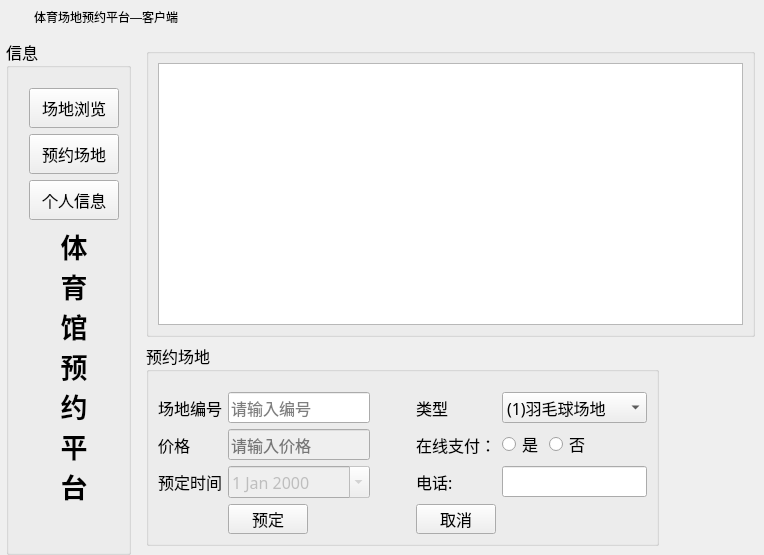
<?xml version="1.0" encoding="UTF-8"?>
<ui version="4.0">
 <class>CustomerWindget</class>
 <widget class="QWidget" name="CustomerWindget">
  <property name="geometry">
   <rect>
    <x>0</x>
    <y>0</y>
    <width>764</width>
    <height>555</height>
   </rect>
  </property>
  <property name="windowTitle">
   <string>Form</string>
  </property>
  <layout class="QVBoxLayout" name="verticalLayout_13">
   <property name="leftMargin">
    <number>0</number>
   </property>
   <property name="topMargin">
    <number>0</number>
   </property>
   <property name="rightMargin">
    <number>0</number>
   </property>
   <property name="bottomMargin">
    <number>0</number>
   </property>
   <item>
    <layout class="QVBoxLayout" name="verticalLayout_12">
     <item>
      <widget class="QWidget" name="widget_title" native="true">
       <property name="sizePolicy">
        <sizepolicy hsizetype="Preferred" vsizetype="Maximum">
         <horstretch>0</horstretch>
         <verstretch>0</verstretch>
        </sizepolicy>
       </property>
       <property name="minimumSize">
        <size>
         <width>100</width>
         <height>33</height>
        </size>
       </property>
       <property name="mouseTracking">
        <bool>false</bool>
       </property>
       <layout class="QHBoxLayout" name="horizontalLayout_5" stretch="0,0,0">
        <property name="spacing">
         <number>4</number>
        </property>
        <property name="sizeConstraint">
         <enum>QLayout::SetNoConstraint</enum>
        </property>
        <property name="leftMargin">
         <number>0</number>
        </property>
        <property name="topMargin">
         <number>0</number>
        </property>
        <property name="rightMargin">
         <number>0</number>
        </property>
        <property name="bottomMargin">
         <number>0</number>
        </property>
        <item>
         <widget class="QLabel" name="lab_Ico">
          <property name="sizePolicy">
           <sizepolicy hsizetype="Minimum" vsizetype="Preferred">
            <horstretch>0</horstretch>
            <verstretch>0</verstretch>
           </sizepolicy>
          </property>
          <property name="minimumSize">
           <size>
            <width>30</width>
            <height>0</height>
           </size>
          </property>
          <property name="text">
           <string/>
          </property>
          <property name="alignment">
           <set>Qt::AlignCenter</set>
          </property>
         </widget>
        </item>
        <item>
         <widget class="QLabel" name="lab_Title">
          <property name="sizePolicy">
           <sizepolicy hsizetype="Expanding" vsizetype="Preferred">
            <horstretch>0</horstretch>
            <verstretch>0</verstretch>
           </sizepolicy>
          </property>
          <property name="styleSheet">
           <string notr="true">font: 10pt &quot;微软雅黑&quot;;</string>
          </property>
          <property name="text">
           <string>体育场地预约平台—客户端</string>
          </property>
          <property name="alignment">
           <set>Qt::AlignLeading|Qt::AlignLeft|Qt::AlignVCenter</set>
          </property>
         </widget>
        </item>
        <item>
         <widget class="QWidget" name="widget_menu" native="true">
          <property name="sizePolicy">
           <sizepolicy hsizetype="Minimum" vsizetype="Preferred">
            <horstretch>0</horstretch>
            <verstretch>0</verstretch>
           </sizepolicy>
          </property>
          <layout class="QHBoxLayout" name="horizontalLayout_6">
           <property name="spacing">
            <number>0</number>
           </property>
           <property name="leftMargin">
            <number>0</number>
           </property>
           <property name="topMargin">
            <number>0</number>
           </property>
           <property name="rightMargin">
            <number>0</number>
           </property>
           <property name="bottomMargin">
            <number>0</number>
           </property>
           <item>
            <widget class="QPushButton" name="btnMenu">
             <property name="sizePolicy">
              <sizepolicy hsizetype="Minimum" vsizetype="Expanding">
               <horstretch>0</horstretch>
               <verstretch>0</verstretch>
              </sizepolicy>
             </property>
             <property name="minimumSize">
              <size>
               <width>31</width>
               <height>0</height>
              </size>
             </property>
             <property name="cursor">
              <cursorShape>ArrowCursor</cursorShape>
             </property>
             <property name="focusPolicy">
              <enum>Qt::NoFocus</enum>
             </property>
             <property name="toolTip">
              <string>菜单</string>
             </property>
             <property name="text">
              <string/>
             </property>
             <property name="flat">
              <bool>true</bool>
             </property>
            </widget>
           </item>
           <item>
            <widget class="QPushButton" name="btnMenu_Min">
             <property name="sizePolicy">
              <sizepolicy hsizetype="Minimum" vsizetype="Expanding">
               <horstretch>0</horstretch>
               <verstretch>0</verstretch>
              </sizepolicy>
             </property>
             <property name="minimumSize">
              <size>
               <width>31</width>
               <height>0</height>
              </size>
             </property>
             <property name="cursor">
              <cursorShape>ArrowCursor</cursorShape>
             </property>
             <property name="focusPolicy">
              <enum>Qt::NoFocus</enum>
             </property>
             <property name="toolTip">
              <string>最小化</string>
             </property>
             <property name="text">
              <string/>
             </property>
             <property name="flat">
              <bool>true</bool>
             </property>
            </widget>
           </item>
           <item>
            <widget class="QPushButton" name="btnMenu_Max">
             <property name="sizePolicy">
              <sizepolicy hsizetype="Minimum" vsizetype="Expanding">
               <horstretch>0</horstretch>
               <verstretch>0</verstretch>
              </sizepolicy>
             </property>
             <property name="minimumSize">
              <size>
               <width>31</width>
               <height>0</height>
              </size>
             </property>
             <property name="cursor">
              <cursorShape>ArrowCursor</cursorShape>
             </property>
             <property name="focusPolicy">
              <enum>Qt::NoFocus</enum>
             </property>
             <property name="toolTip">
              <string>最大化</string>
             </property>
             <property name="text">
              <string/>
             </property>
             <property name="flat">
              <bool>true</bool>
             </property>
            </widget>
           </item>
           <item>
            <widget class="QPushButton" name="btnMenu_Close">
             <property name="sizePolicy">
              <sizepolicy hsizetype="Minimum" vsizetype="Expanding">
               <horstretch>0</horstretch>
               <verstretch>0</verstretch>
              </sizepolicy>
             </property>
             <property name="minimumSize">
              <size>
               <width>40</width>
               <height>0</height>
              </size>
             </property>
             <property name="cursor">
              <cursorShape>ArrowCursor</cursorShape>
             </property>
             <property name="focusPolicy">
              <enum>Qt::NoFocus</enum>
             </property>
             <property name="toolTip">
              <string>关闭</string>
             </property>
             <property name="text">
              <string/>
             </property>
             <property name="flat">
              <bool>true</bool>
             </property>
            </widget>
           </item>
          </layout>
         </widget>
        </item>
       </layout>
      </widget>
     </item>
     <item>
      <layout class="QHBoxLayout" name="horizontalLayout_7">
       <item>
        <spacer name="horizontalSpacer_9">
         <property name="orientation">
          <enum>Qt::Horizontal</enum>
         </property>
         <property name="sizeType">
          <enum>QSizePolicy::Maximum</enum>
         </property>
         <property name="sizeHint" stdset="0">
          <size>
           <width>6</width>
           <height>20</height>
          </size>
         </property>
        </spacer>
       </item>
       <item>
        <layout class="QHBoxLayout" name="horizontalLayout_4">
         <item>
          <widget class="QGroupBox" name="groupBox">
           <property name="font">
            <font>
             <family>楷体</family>
             <pointsize>12</pointsize>
            </font>
           </property>
           <property name="title">
            <string>信息</string>
           </property>
           <layout class="QVBoxLayout" name="verticalLayout_2">
            <property name="leftMargin">
             <number>20</number>
            </property>
            <property name="topMargin">
             <number>20</number>
            </property>
            <item>
             <layout class="QVBoxLayout" name="verticalLayout">
              <item>
               <widget class="QPushButton" name="pbnvenuePicture">
                <property name="minimumSize">
                 <size>
                  <width>90</width>
                  <height>40</height>
                 </size>
                </property>
                <property name="cursor">
                 <cursorShape>OpenHandCursor</cursorShape>
                </property>
                <property name="text">
                 <string>场地浏览</string>
                </property>
               </widget>
              </item>
              <item>
               <widget class="QPushButton" name="punvenue">
                <property name="minimumSize">
                 <size>
                  <width>90</width>
                  <height>40</height>
                 </size>
                </property>
                <property name="cursor">
                 <cursorShape>OpenHandCursor</cursorShape>
                </property>
                <property name="text">
                 <string>预约场地</string>
                </property>
               </widget>
              </item>
              <item>
               <widget class="QPushButton" name="pbnGuest">
                <property name="minimumSize">
                 <size>
                  <width>90</width>
                  <height>40</height>
                 </size>
                </property>
                <property name="cursor">
                 <cursorShape>OpenHandCursor</cursorShape>
                </property>
                <property name="text">
                 <string>个人信息</string>
                </property>
               </widget>
              </item>
              <item>
               <spacer name="verticalSpacer_2">
                <property name="orientation">
                 <enum>Qt::Vertical</enum>
                </property>
                <property name="sizeType">
                 <enum>QSizePolicy::Maximum</enum>
                </property>
                <property name="sizeHint" stdset="0">
                 <size>
                  <width>28</width>
                  <height>60</height>
                 </size>
                </property>
               </spacer>
              </item>
              <item>
               <widget class="QLabel" name="label_14">
                <property name="font">
                 <font>
                  <pointsize>20</pointsize>
                  <weight>75</weight>
                  <bold>true</bold>
                 </font>
                </property>
                <property name="text">
                 <string>体
育
馆
预
约
平
台
</string>
                </property>
                <property name="textFormat">
                 <enum>Qt::PlainText</enum>
                </property>
                <property name="alignment">
                 <set>Qt::AlignCenter</set>
                </property>
               </widget>
              </item>
              <item>
               <spacer name="verticalSpacer">
                <property name="orientation">
                 <enum>Qt::Vertical</enum>
                </property>
                <property name="sizeHint" stdset="0">
                 <size>
                  <width>20</width>
                  <height>40</height>
                 </size>
                </property>
               </spacer>
              </item>
             </layout>
            </item>
           </layout>
          </widget>
         </item>
         <item>
          <widget class="QStackedWidget" name="stackedWidget">
           <property name="currentIndex">
            <number>0</number>
           </property>
           <widget class="QWidget" name="page">
            <layout class="QVBoxLayout" name="verticalLayout_11">
             <item>
              <layout class="QVBoxLayout" name="verticalLayout_5">
               <item>
                <widget class="QGroupBox" name="groupBox_2">
                 <property name="title">
                  <string/>
                 </property>
                 <layout class="QVBoxLayout" name="verticalLayout_3">
                  <item>
                   <widget class="QTableView" name="tableViewvenueInfo"/>
                  </item>
                 </layout>
                </widget>
               </item>
               <item>
                <layout class="QHBoxLayout" name="horizontalLayout">
                 <item>
                  <widget class="QGroupBox" name="groupBox_3">
                   <property name="font">
                    <font>
                     <family>楷体</family>
                     <pointsize>12</pointsize>
                    </font>
                   </property>
                   <property name="title">
                    <string>预约场地</string>
                   </property>
                   <layout class="QVBoxLayout" name="verticalLayout_4">
                    <property name="topMargin">
                     <number>20</number>
                    </property>
                    <item>
                     <layout class="QGridLayout" name="gridLayout">
                      <item row="0" column="0">
                       <widget class="QLabel" name="label">
                        <property name="text">
                         <string>场地编号</string>
                        </property>
                       </widget>
                      </item>
                      <item row="0" column="1">
                       <widget class="QLineEdit" name="letNo">
                        <property name="placeholderText">
                         <string>请输入编号</string>
                        </property>
                       </widget>
                      </item>
                      <item row="0" column="3">
                       <widget class="QLabel" name="label_4">
                        <property name="text">
                         <string>类型</string>
                        </property>
                       </widget>
                      </item>
                      <item row="1" column="0">
                       <widget class="QLabel" name="label_2">
                        <property name="text">
                         <string>价格</string>
                        </property>
                       </widget>
                      </item>
                      <item row="1" column="1">
                       <widget class="QLineEdit" name="letprice">
                        <property name="enabled">
                         <bool>false</bool>
                        </property>
                        <property name="placeholderText">
                         <string>请输入价格</string>
                        </property>
                       </widget>
                      </item>
                      <item row="1" column="3">
                       <widget class="QLabel" name="label_5">
                        <property name="text">
                         <string>在线支付：</string>
                        </property>
                       </widget>
                      </item>
                      <item row="2" column="0">
                       <widget class="QLabel" name="label_3">
                        <property name="text">
                         <string>预定时间</string>
                        </property>
                       </widget>
                      </item>
                      <item row="2" column="1">
                       <widget class="QDateEdit" name="dateRfrom">
                        <property name="enabled">
                         <bool>false</bool>
                        </property>
                        <property name="calendarPopup">
                         <bool>true</bool>
                        </property>
                       </widget>
                      </item>
                      <item row="3" column="0">
                       <spacer name="horizontalSpacer">
                        <property name="orientation">
                         <enum>Qt::Horizontal</enum>
                        </property>
                        <property name="sizeHint" stdset="0">
                         <size>
                          <width>40</width>
                          <height>20</height>
                         </size>
                        </property>
                       </spacer>
                      </item>
                      <item row="3" column="1">
                       <widget class="QPushButton" name="pbnROK">
                        <property name="sizePolicy">
                         <sizepolicy hsizetype="Maximum" vsizetype="Fixed">
                          <horstretch>0</horstretch>
                          <verstretch>0</verstretch>
                         </sizepolicy>
                        </property>
                        <property name="minimumSize">
                         <size>
                          <width>80</width>
                          <height>30</height>
                         </size>
                        </property>
                        <property name="cursor">
                         <cursorShape>OpenHandCursor</cursorShape>
                        </property>
                        <property name="text">
                         <string>预定</string>
                        </property>
                       </widget>
                      </item>
                      <item row="3" column="3" colspan="2">
                       <widget class="QPushButton" name="pbnvenueCancle">
                        <property name="sizePolicy">
                         <sizepolicy hsizetype="Maximum" vsizetype="Fixed">
                          <horstretch>0</horstretch>
                          <verstretch>0</verstretch>
                         </sizepolicy>
                        </property>
                        <property name="minimumSize">
                         <size>
                          <width>80</width>
                          <height>30</height>
                         </size>
                        </property>
                        <property name="cursor">
                         <cursorShape>OpenHandCursor</cursorShape>
                        </property>
                        <property name="text">
                         <string>取消</string>
                        </property>
                       </widget>
                      </item>
                      <item row="3" column="5">
                       <spacer name="horizontalSpacer_2">
                        <property name="orientation">
                         <enum>Qt::Horizontal</enum>
                        </property>
                        <property name="sizeHint" stdset="0">
                         <size>
                          <width>40</width>
                          <height>20</height>
                         </size>
                        </property>
                       </spacer>
                      </item>
                      <item row="3" column="2">
                       <spacer name="horizontalSpacer_8">
                        <property name="orientation">
                         <enum>Qt::Horizontal</enum>
                        </property>
                        <property name="sizeHint" stdset="0">
                         <size>
                          <width>40</width>
                          <height>20</height>
                         </size>
                        </property>
                       </spacer>
                      </item>
                      <item row="1" column="4">
                       <widget class="QRadioButton" name="radioButtonOk">
                        <property name="text">
                         <string>是</string>
                        </property>
                       </widget>
                      </item>
                      <item row="1" column="5">
                       <widget class="QRadioButton" name="radioButtonNo">
                        <property name="sizePolicy">
                         <sizepolicy hsizetype="Maximum" vsizetype="Fixed">
                          <horstretch>0</horstretch>
                          <verstretch>0</verstretch>
                         </sizepolicy>
                        </property>
                        <property name="text">
                         <string>否</string>
                        </property>
                       </widget>
                      </item>
                      <item row="0" column="4" colspan="2">
                       <widget class="QComboBox" name="comboBoxvenueType">
                        <item>
                         <property name="text">
                          <string>(1)羽毛球场地</string>
                         </property>
                        </item>
                        <item>
                         <property name="text">
                          <string>(2)户外篮球场地</string>
                         </property>
                        </item>
                        <item>
                         <property name="text">
                          <string>(3)室内篮球场地</string>
                         </property>
                        </item>
                        <item>
                         <property name="text">
                          <string>(4)网球场地</string>
                         </property>
                        </item>
                       </widget>
                      </item>
                      <item row="2" column="3">
                       <widget class="QLabel" name="label_6">
                        <property name="text">
                         <string>电话:</string>
                        </property>
                       </widget>
                      </item>
                      <item row="2" column="4" colspan="2">
                       <widget class="QLineEdit" name="letphones">
                        <property name="text">
                         <string/>
                        </property>
                       </widget>
                      </item>
                     </layout>
                    </item>
                   </layout>
                  </widget>
                 </item>
                 <item>
                  <spacer name="horizontalSpacer_3">
                   <property name="orientation">
                    <enum>Qt::Horizontal</enum>
                   </property>
                   <property name="sizeHint" stdset="0">
                    <size>
                     <width>40</width>
                     <height>20</height>
                    </size>
                   </property>
                  </spacer>
                 </item>
                </layout>
               </item>
              </layout>
             </item>
            </layout>
           </widget>
           <widget class="QWidget" name="page_2">
            <layout class="QVBoxLayout" name="verticalLayout_10">
             <item>
              <layout class="QVBoxLayout" name="verticalLayout_9">
               <item>
                <widget class="QGroupBox" name="groupBox_4">
                 <property name="font">
                  <font>
                   <family>楷体</family>
                   <pointsize>12</pointsize>
                  </font>
                 </property>
                 <property name="title">
                  <string/>
                 </property>
                 <layout class="QVBoxLayout" name="verticalLayout_6">
                  <item>
                   <widget class="QTableView" name="tableViewCustomeInfo"/>
                  </item>
                 </layout>
                </widget>
               </item>
               <item>
                <layout class="QHBoxLayout" name="horizontalLayout_3">
                 <item>
                  <widget class="QGroupBox" name="groupBox_5">
                   <property name="font">
                    <font>
                     <family>楷体</family>
                     <pointsize>12</pointsize>
                    </font>
                   </property>
                   <property name="title">
                    <string>个人信息</string>
                   </property>
                   <layout class="QVBoxLayout" name="verticalLayout_8">
                    <property name="topMargin">
                     <number>20</number>
                    </property>
                    <item>
                     <layout class="QVBoxLayout" name="verticalLayout_7">
                      <item>
                       <layout class="QGridLayout" name="gridLayout_2">
                        <item row="0" column="0">
                         <widget class="QLabel" name="label_7">
                          <property name="text">
                           <string>用户名*</string>
                          </property>
                         </widget>
                        </item>
                        <item row="0" column="1">
                         <widget class="QLineEdit" name="letusename">
                          <property name="enabled">
                           <bool>true</bool>
                          </property>
                          <property name="placeholderText">
                           <string>请输入用户名</string>
                          </property>
                         </widget>
                        </item>
                        <item row="0" column="2">
                         <widget class="QLabel" name="label_11">
                          <property name="text">
                           <string>性别</string>
                          </property>
                         </widget>
                        </item>
                        <item row="0" column="3">
                         <widget class="QLineEdit" name="letsex">
                          <property name="placeholderText">
                           <string>请输入性别</string>
                          </property>
                         </widget>
                        </item>
                        <item row="1" column="0">
                         <widget class="QLabel" name="label_8">
                          <property name="text">
                           <string>密码*</string>
                          </property>
                         </widget>
                        </item>
                        <item row="1" column="1">
                         <widget class="QLineEdit" name="letpossword">
                          <property name="placeholderText">
                           <string>请输入密码</string>
                          </property>
                         </widget>
                        </item>
                        <item row="1" column="2">
                         <widget class="QLabel" name="label_12">
                          <property name="text">
                           <string>电话*</string>
                          </property>
                         </widget>
                        </item>
                        <item row="1" column="3">
                         <widget class="QLineEdit" name="letphone">
                          <property name="placeholderText">
                           <string>请输入电话</string>
                          </property>
                         </widget>
                        </item>
                        <item row="2" column="2" colspan="2">
                         <spacer name="horizontalSpacer_4">
                          <property name="orientation">
                           <enum>Qt::Horizontal</enum>
                          </property>
                          <property name="sizeHint" stdset="0">
                           <size>
                            <width>40</width>
                            <height>20</height>
                           </size>
                          </property>
                         </spacer>
                        </item>
                        <item row="3" column="0">
                         <widget class="QLabel" name="label_13">
                          <property name="text">
                           <string>地址*</string>
                          </property>
                         </widget>
                        </item>
                        <item row="3" column="1" colspan="3">
                         <widget class="QLineEdit" name="letaddress">
                          <property name="placeholderText">
                           <string>请输入详细地址</string>
                          </property>
                         </widget>
                        </item>
                        <item row="4" column="0">
                         <widget class="QLabel" name="label_10">
                          <property name="text">
                           <string>备注</string>
                          </property>
                         </widget>
                        </item>
                        <item row="4" column="1" colspan="3">
                         <widget class="QLineEdit" name="letGnote">
                          <property name="minimumSize">
                           <size>
                            <width>0</width>
                            <height>50</height>
                           </size>
                          </property>
                          <property name="placeholderText">
                           <string>可以不填</string>
                          </property>
                         </widget>
                        </item>
                        <item row="2" column="0">
                         <widget class="QLabel" name="label_9">
                          <property name="text">
                           <string>注册时间</string>
                          </property>
                         </widget>
                        </item>
                        <item row="2" column="1">
                         <widget class="QDateEdit" name="dateCustomeIn">
                          <property name="enabled">
                           <bool>true</bool>
                          </property>
                          <property name="calendarPopup">
                           <bool>true</bool>
                          </property>
                         </widget>
                        </item>
                       </layout>
                      </item>
                      <item>
                       <layout class="QHBoxLayout" name="horizontalLayout_2">
                        <item>
                         <spacer name="horizontalSpacer_6">
                          <property name="orientation">
                           <enum>Qt::Horizontal</enum>
                          </property>
                          <property name="sizeHint" stdset="0">
                           <size>
                            <width>40</width>
                            <height>20</height>
                           </size>
                          </property>
                         </spacer>
                        </item>
                        <item>
                         <widget class="QPushButton" name="pbnmodify">
                          <property name="minimumSize">
                           <size>
                            <width>80</width>
                            <height>30</height>
                           </size>
                          </property>
                          <property name="cursor">
                           <cursorShape>OpenHandCursor</cursorShape>
                          </property>
                          <property name="text">
                           <string>修改</string>
                          </property>
                         </widget>
                        </item>
                        <item>
                         <widget class="QPushButton" name="pbuModifyOk">
                          <property name="minimumSize">
                           <size>
                            <width>80</width>
                            <height>30</height>
                           </size>
                          </property>
                          <property name="cursor">
                           <cursorShape>OpenHandCursor</cursorShape>
                          </property>
                          <property name="text">
                           <string>确定</string>
                          </property>
                         </widget>
                        </item>
                        <item>
                         <widget class="QPushButton" name="pbnCancle">
                          <property name="minimumSize">
                           <size>
                            <width>80</width>
                            <height>30</height>
                           </size>
                          </property>
                          <property name="cursor">
                           <cursorShape>OpenHandCursor</cursorShape>
                          </property>
                          <property name="text">
                           <string>取消</string>
                          </property>
                         </widget>
                        </item>
                        <item>
                         <spacer name="horizontalSpacer_5">
                          <property name="orientation">
                           <enum>Qt::Horizontal</enum>
                          </property>
                          <property name="sizeHint" stdset="0">
                           <size>
                            <width>40</width>
                            <height>20</height>
                           </size>
                          </property>
                         </spacer>
                        </item>
                       </layout>
                      </item>
                     </layout>
                    </item>
                   </layout>
                  </widget>
                 </item>
                 <item>
                  <spacer name="horizontalSpacer_7">
                   <property name="orientation">
                    <enum>Qt::Horizontal</enum>
                   </property>
                   <property name="sizeHint" stdset="0">
                    <size>
                     <width>40</width>
                     <height>20</height>
                    </size>
                   </property>
                  </spacer>
                 </item>
                </layout>
               </item>
              </layout>
             </item>
            </layout>
           </widget>
          </widget>
         </item>
        </layout>
       </item>
      </layout>
     </item>
    </layout>
   </item>
  </layout>
 </widget>
 <resources/>
 <connections/>
</ui>
